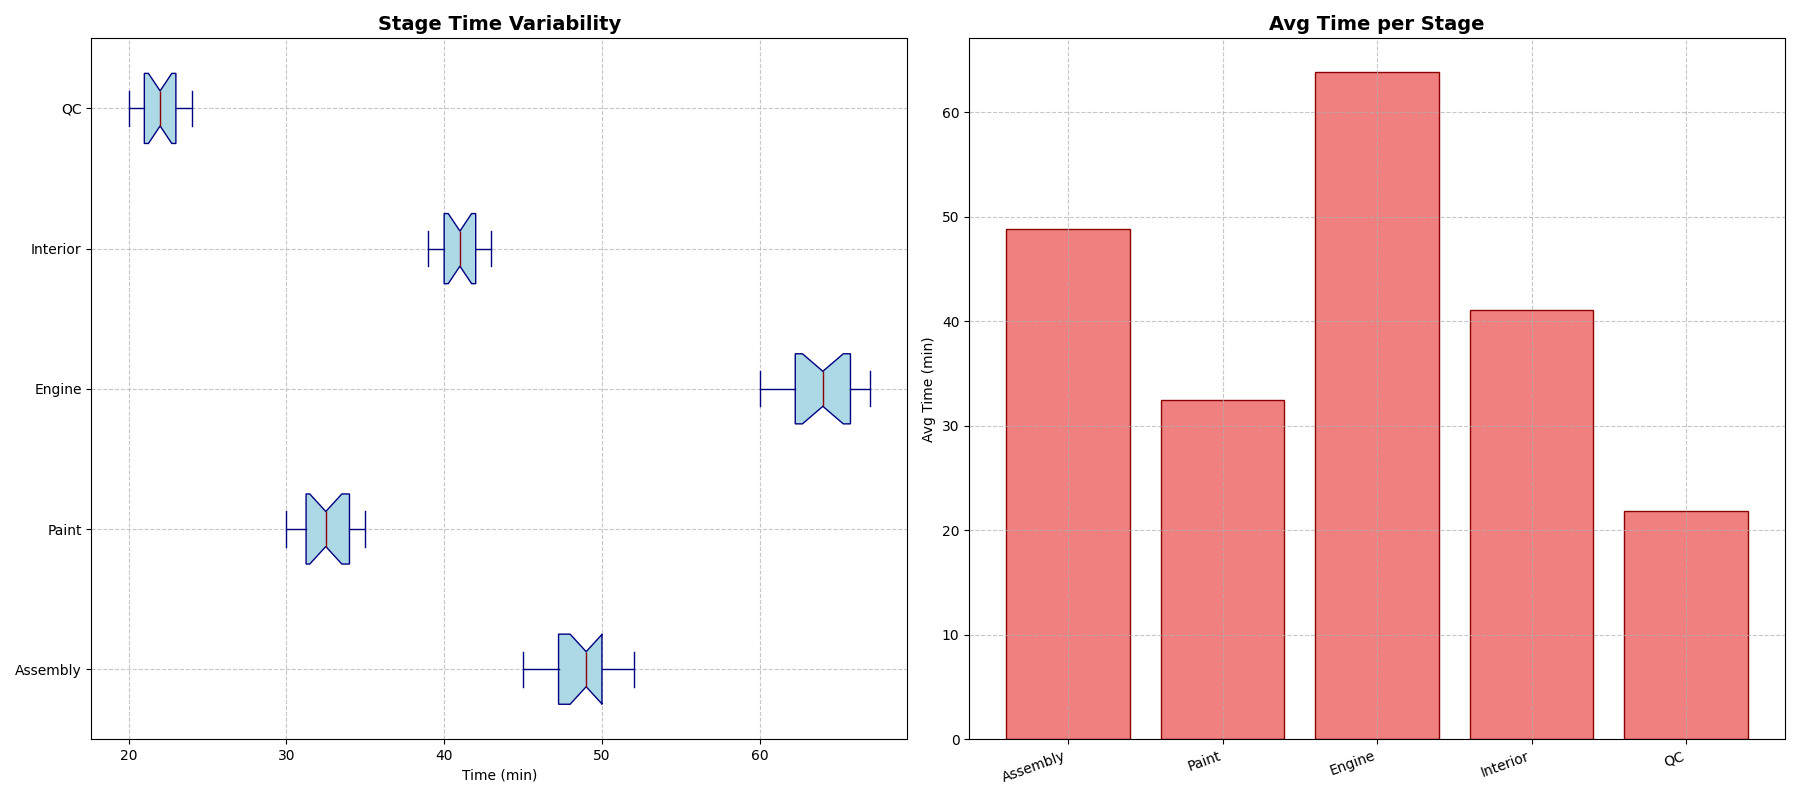

Source code (Python):
import matplotlib.pyplot as plt
import numpy as np

body_assembly = [45, 50, 48, 52, 46, 49, 47, 51, 50, 48, 47, 46, 50, 51, 49, 52, 48, 50]
painting = [30, 34, 32, 33, 31, 35, 34, 32, 30, 33, 34, 32, 31, 30, 32, 34, 35, 33]
engine_installation = [60, 65, 63, 64, 66, 62, 61, 67, 62, 63, 65, 66, 64, 61, 65, 67, 63, 66]
interior_assembly = [40, 42, 41, 39, 43, 42, 40, 41, 43, 39, 42, 41, 40, 43, 42, 39, 43, 40]
quality_control = [20, 22, 21, 23, 20, 24, 21, 22, 20, 22, 21, 20, 24, 23, 21, 22, 24, 23]

data = [body_assembly, painting, engine_installation, interior_assembly, quality_control]
stages = ['Assembly', 'Paint', 'Engine', 'Interior', 'QC']

fig, axs = plt.subplots(1, 2, figsize=(18, 8))

# Shuffle the box plot colors assigned to each data group
axs[0].boxplot(data, vert=False, patch_artist=True, notch=True,
               boxprops=dict(facecolor="lightblue", color="navy"),
               whiskerprops=dict(color="navy"),
               capprops=dict(color="navy"),
               medianprops=dict(color="darkred"),
               flierprops=dict(markerfacecolor='orange', marker='o', alpha=0.5))

axs[0].set_title('Stage Time Variability', fontsize=14, fontweight='bold')
axs[0].set_xlabel('Time (min)')
axs[0].set_yticklabels(stages)
axs[0].grid(linestyle='--', alpha=0.7)

# Shuffle the bar chart colors assigned to each type
average_processing_time = [np.mean(stage) for stage in data]
stage_indices = np.arange(len(stages))

axs[1].bar(stage_indices, average_processing_time, color='lightcoral', edgecolor='darkred')
axs[1].set_xticks(stage_indices)
axs[1].set_xticklabels(stages, rotation=20, ha='right')
axs[1].set_title('Avg Time per Stage', fontsize=14, fontweight='bold')
axs[1].set_ylabel('Avg Time (min)')
axs[1].grid(linestyle='--', alpha=0.7)

plt.tight_layout()
plt.show()
